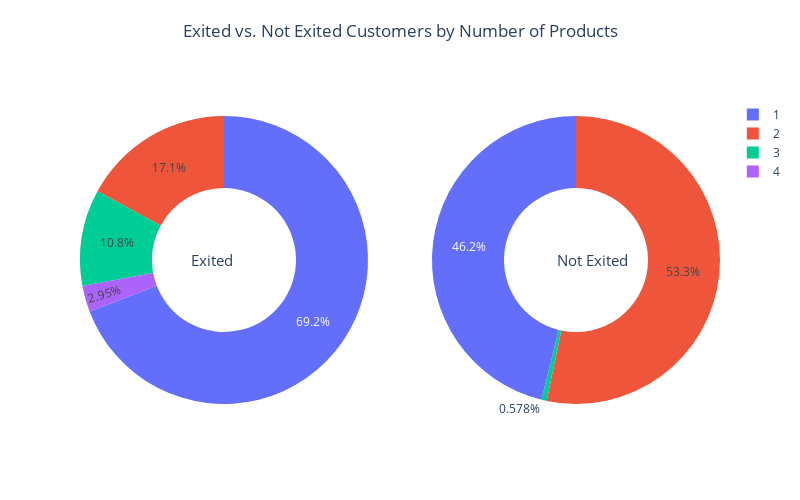

Notebook cell for this chart:
### Code cell
# Create two separate pie plots for exited and non-exited customers
exited_df = df[df["Exited"]==1][["NumOfProducts"]].value_counts().reset_index(name='count')
not_exited_df = df[df["Exited"]==0][["NumOfProducts"]].value_counts().reset_index(name='count')

# Create two separate pie traces for exited and non-exited customers
exited_trace = go.Pie(labels=exited_df['NumOfProducts'], values=exited_df['count'], name='Exited', hole=0.5, domain={'x': [0, 0.45]}, hoverinfo='label+percent')
not_exited_trace = go.Pie(labels=not_exited_df['NumOfProducts'], values=not_exited_df['count'], name='Not Exited', hole=0.5, domain={'x': [0.55, 1]}, hoverinfo='label+percent')

# Create a figure object and add the two traces
fig = go.Figure(data=[exited_trace, not_exited_trace])

# Update the layout of the figure
fig.update_layout(title={'text': 'Exited vs. Not Exited Customers by Number of Products', 'x':0.5, 'y':0.95, 'xanchor': 'center', 'yanchor': 'top'},
                  annotations=[dict(text='Exited', x=0.17, y=0.5, font_size=15, showarrow=False),
                               dict(text='Not Exited', x=0.86, y=0.5, font_size=15, showarrow=False)],
                  height=500, width=800)

# Show the figure
fig.show()

### Figure 1 — Plotly figure (JSON) as saved in the notebook; plotly's stock layout.template omitted (floating-point values rounded to 4 significant figures)
{"data": [{"domain": {"x": [0, 0.45]}, "hole": 0.5, "hoverinfo": "label+percent", "labels": [1, 2, 3, 4], "name": "Exited", "type": "pie", "values": [1409, 348, 220, 60]}, {"domain": {"x": [0.55, 1]}, "hole": 0.5, "hoverinfo": "label+percent", "labels": [2, 1, 3], "name": "Not Exited", "type": "pie", "values": [4242, 3675, 46]}], "layout": {"annotations": [{"font": {"size": 15}, "showarrow": false, "text": "Exited", "x": 0.17, "y": 0.5}, {"font": {"size": 15}, "showarrow": false, "text": "Not Exited", "x": 0.86, "y": 0.5}], "height": 500, "title": {"text": "Exited vs. Not Exited Customers by Number of Products", "x": 0.5, "xanchor": "center", "y": 0.95, "yanchor": "top"}, "width": 800}}
